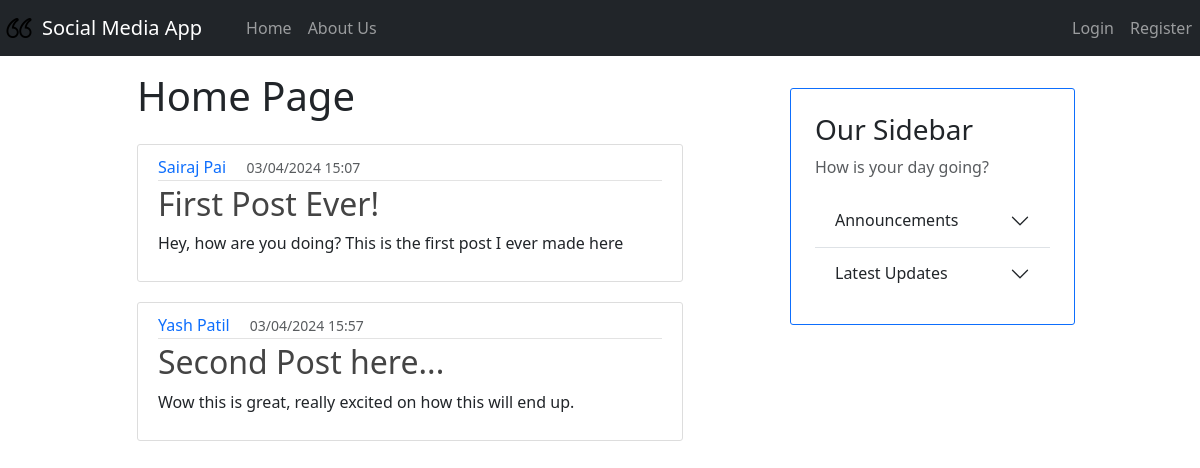
The page / on the database its author committed.
### models.py (models this page shows, shortened)
class Base(DeclarativeBase): # pylint: disable=too-few-public-methods
    pass

class Posts(Base): # pylint: disable=too-few-public-methods
    __tablename__ = "posts"
    id: Mapped[int] = mapped_column(primary_key=True)
    title: Mapped[str] = mapped_column(nullable=False)
    text: Mapped[str] = mapped_column(nullable=False)
    image: Mapped[Optional[str]] = mapped_column()
    likes: Mapped[List["Likes"]] = relationship(back_populates="post")
    timestamp: Mapped[int] = mapped_column(nullable=False)
    owner_id: Mapped[str] = mapped_column(ForeignKey("user_account.username"))
    owner: Mapped["User"] = relationship(back_populates="posts")
    comments: Mapped[List["Comments"]] = relationship(back_populates="post")
    no_of_likes = column_property(
        select(func.count(Likes.id))
        .where(Likes.liked_post_id == id)
        .scalar_subquery()
    )

class User(Base, UserMixin): # pylint: disable=too-few-public-methods
    __tablename__ = "user_account"
    username: Mapped[str] = mapped_column(primary_key=True)
    fullname: Mapped[str] = mapped_column(nullable=False)
    email: Mapped[str] = mapped_column(nullable=False, unique=True)
    password: Mapped[str] = mapped_column(nullable=False)
    profile_pic_url: Mapped[Optional[str]] = mapped_column(default="user.png")
    posts: Mapped[List["Posts"]] = relationship(back_populates="owner")

### app.py (the view)
@app.route("/")
def home():
    posts = db.session.scalars( select(Posts) ).all()
    return render_template('home.html', posts=posts, datetime=datetime)

### templates/home.html
{% extends "layout.html" %}
{% block content %}
    {% if current_user.is_authenticated %}
        <h1 class="mt-2 mb-4"> Welcome, {{ current_user.fullname }}! </h1>
    {% else %}
        <h1 class="mt-2 mb-4"> Home Page </h1>
    {% endif %}
    {% for post in posts %}
        <article class="media content-section">
          <div class="media-body">
            <div class="article-metadata">
              <a class="text-decoration-none me-3" href="#">{{ post.owner.fullname }}</a>
              <small class="text-muted">{{ datetime.fromtimestamp(post.timestamp).strftime('%d/%m/%Y %H:%M') }}</small>
            </div>
            <h2><a class="article-title text-decoration-none" href="#">{{ post.title }}</a></h2>
            <p class="article-content">{{ post.text }}</p>
          </div>
        </article>
    {% endfor %}
{% endblock %}

### templates/layout.html (shortened to what this page needs)
<!DOCTYPE html>
<html lang="en">
<head>
    <link href="https://cdn.jsdelivr.net/npm/bootstrap@5.3.3/dist/css/bootstrap.min.css" rel="stylesheet">
    <link rel="stylesheet" type="text/css" href="{{ url_for('static', filename='main.css') }}">
</head>
<body>
    <nav class="navbar navbar-expand-lg navbar-dark bg-dark mb-2">
        <img src="static/icon.png" width="30" height="30" class="d-inline-block align-top ms-1 me-2" alt="Your Image">
        <a class="navbar-brand" href="#">Social Media App</a>
        <div class="collapse navbar-collapse" id="navbarNav">
            <ul class="navbar-nav">
                <li class="nav-item active">
                    <a class="nav-link" href="{{ url_for('home') }}">Home </a>
                </li>
                <li class="nav-item">
                    <a class="nav-link" href="{{ url_for('about') }}">About Us</a>
                </li>
            </ul>
            <ul class="navbar-nav ms-auto">
                {% if not current_user.is_authenticated %}
                    <li class="nav-item">
                        <a class="nav-link" href="{{ url_for('login') }}">Login</a>
                    </li>
                    <li class="nav-item">
                        <a class="nav-link" href="{{ url_for('register') }}">Register</a>
                    </li>
                {% else %}
                    <li class="nav-item">
                        <a class="nav-link" href="{{ url_for('logout') }}">Logout</a>
                    </li>
                {% endif %}
            </ul>
        </div>
    </nav>
    <div class="container">
        <div class="row align-items-start">
            <div class="col-6 offset-1">
                {% block content %}
                {% endblock %}
            </div>
            <div class="col-3 offset-1 p-4 mt-4 border border-primary content-section">
                <div class="sidebar">
                    <h3>Our Sidebar</h3>
                    <p class='text-muted'>How is your day going?</p>
                    <div class="accordion accordion-flush" id="accordionFlushExample">
                        <div class="accordion-item">
                            <h2 class="accordion-header" id="flush-headingOne">
                                <button class="accordion-button collapsed" type="button" data-bs-toggle="collapse" data-bs-target="#flush-collapseOne" aria-expanded="false" aria-controls="flush-collapseOne">
                                    Announcements
                                </button>
                            </h2>
                        </div>
                        <div class="accordion-item">
                            <h2 class="accordion-header" id="flush-headingTwo">
                                <button class="accordion-button collapsed" type="button" data-bs-toggle="collapse" data-bs-target="#flush-collapseTwo" aria-expanded="false" aria-controls="flush-collapseTwo">
                                    Latest Updates
                                </button>
                            </h2>
                        </div>
                    </div>
                </div>
            </div>
        </div>
    </div>
</body>
</html>

### static/main.css (style rules this page uses)
.content-section { background: #ffffff; padding: 10px 20px; border: 1px solid #dddddd; border-radius: 8px; margin-bottom: 20px; }
#navbarNav { padding-left: 20px; }
.content-section { background: #ffffff; padding: 10px 20px; border: 1px solid #dddddd; border-radius: 3px; margin-bottom: 20px; }
.article-title { color: #444444; }
.article-content { white-space: pre-line; }
.article-metadata { padding-bottom: 1px; margin-bottom: 4px; border-bottom: 1px solid #e3e3e3 }

### rows shown on the page
Posts: owner.fullname "Sairaj Pai", fromtimestamp "03/04/2024 15:07", title "First Post Ever!", text "Hey, how are you doing? This is the first post I ever made here"
Posts: owner.fullname "Yash Patil", fromtimestamp "03/04/2024 15:57", title "Second Post here...", text "Wow this is great, really excited on how this will end up."
